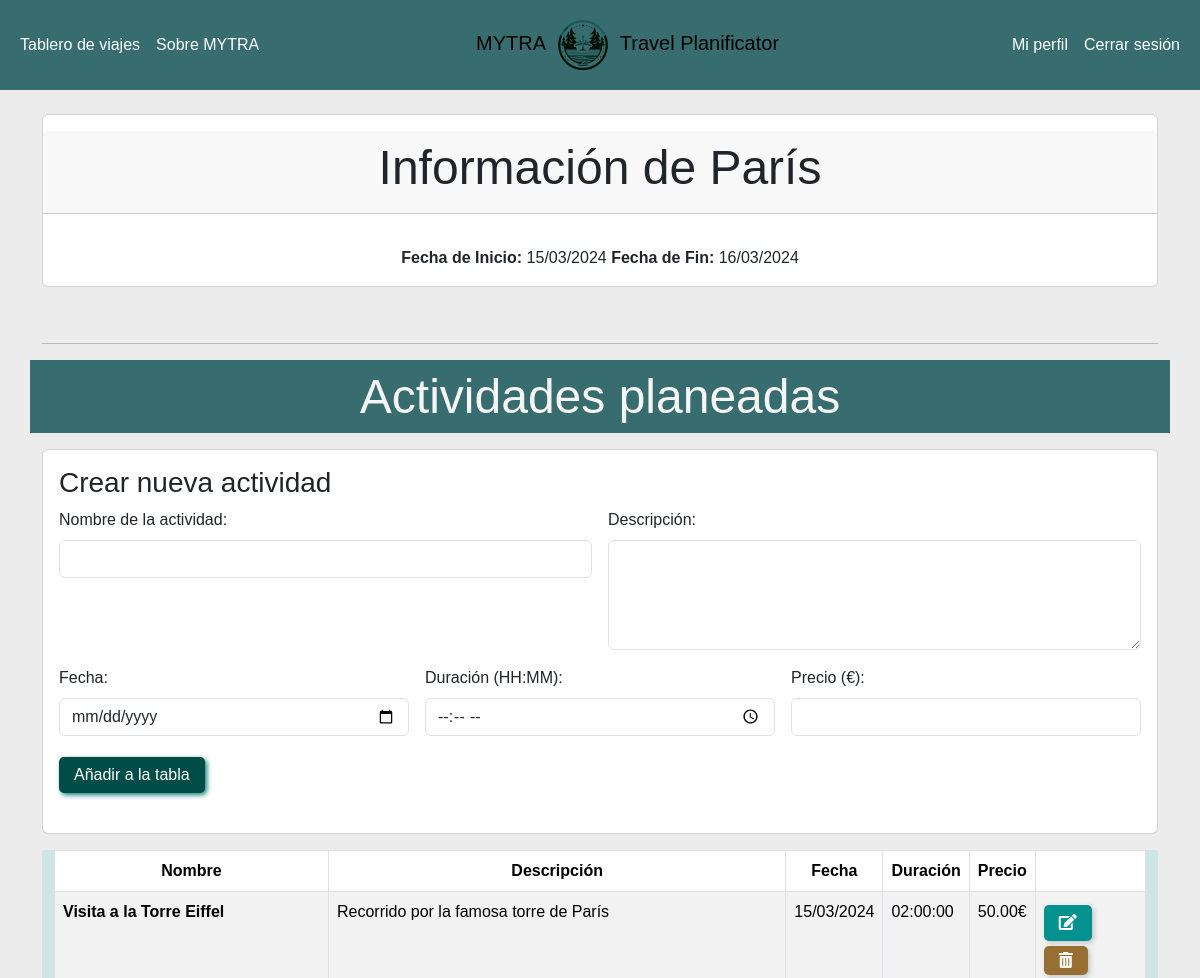
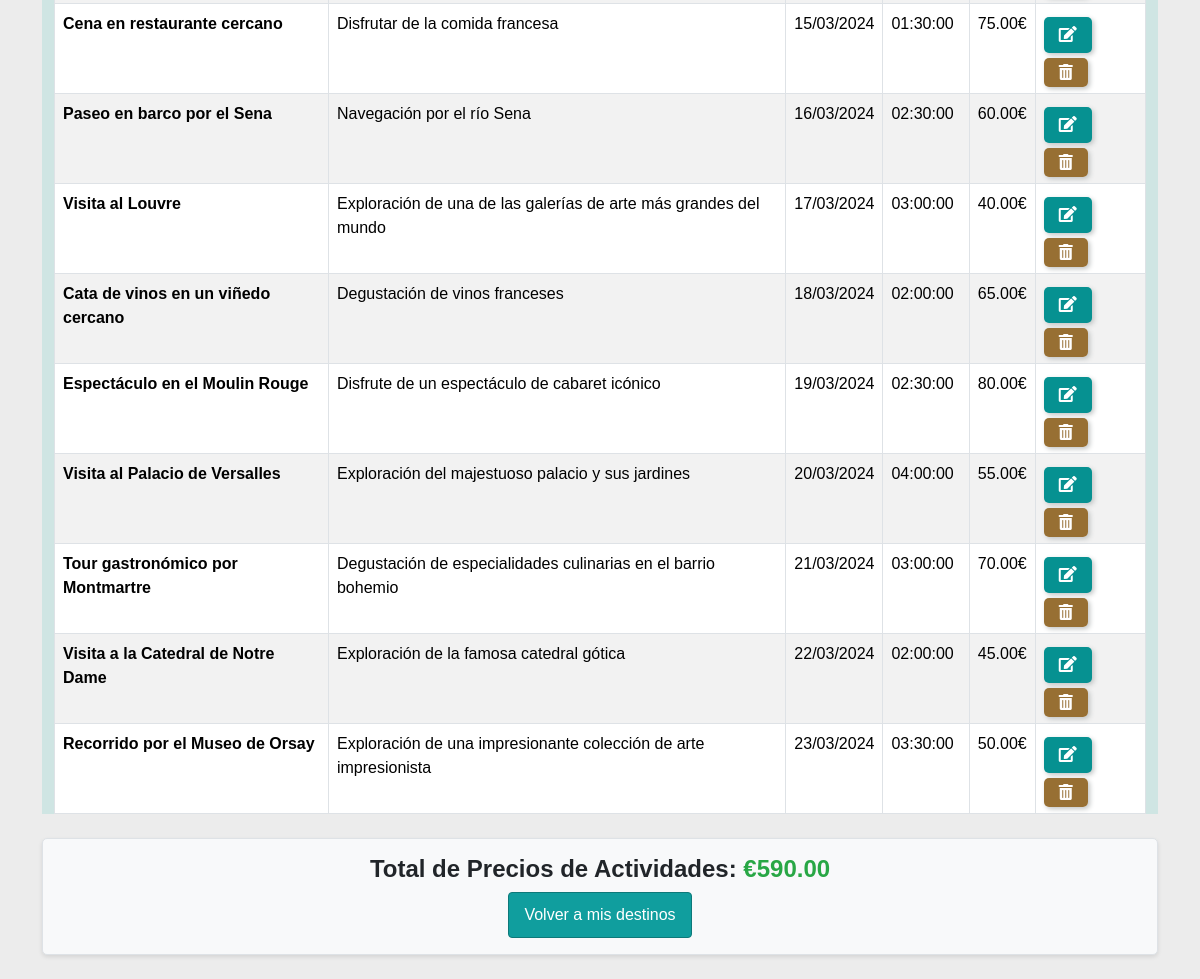
Screenshot of /View/gestionActividades.php?id_destino=1&id_viaje=1 (signed in) with the database file from the repository (2 pictures, top to bottom).
### tables this page shows
CREATE TABLE Destinos (
    id_destino INT PRIMARY KEY AUTO_INCREMENT NOT NULL,
    nombre_destino VARCHAR(100) NOT NULL,
    fecha_inicio DATE NOT NULL,
    fecha_fin DATE NOT NULL,
    id_viaje INT,
    CONSTRAINT id_viaje_fk FOREIGN KEY (id_viaje)
        REFERENCES Viajes (id_viaje)
         ON DELETE CASCADE
);

CREATE TABLE Actividades (
    id_actividad INT PRIMARY KEY AUTO_INCREMENT NOT NULL,
    nombre_actividad VARCHAR(100) NOT NULL,
    descripcion TEXT,
    fecha DATE,
    duracion TIME,
    Precio DECIMAL(10 , 2 ),
    id_destino INT,
    CONSTRAINT id_destino_fk FOREIGN KEY (id_destino)
        REFERENCES Destinos (id_destino)
         ON DELETE CASCADE
);

### Model/Conexion.php (called while the page is built, shortened)
<?php
function crearConexion(){
    $host = "localhost";
    $user = "root";
    $password = "";
    $database = "travelplanificator";
    $conexion = mysqli_connect($host,$user,$password,$database);
    return $conexion;
}

### Controller/DestinoController.php (called while the page is built, shortened)
<?php
require_once __DIR__ . '/../model/DestinoModel.php';
class DestinoController{
    private $destinoModel;
    public function __construct(){
        $this->destinoModel = new DestinoModel();
    }
    public function obtenerDestinoPorIdController($idDestino){
        return $this->destinoModel->obtenerDestinoPorIdModel($idDestino);
    }
}

### Model/DestinoModel.php (called while the page is built, shortened)
<?php
require_once __DIR__ . '/Conexion.php';
class DestinoModel{
    private $db;
    public function __construct(){
        $this->db = crearConexion();
    }
    public function obtenerDestinoPorIdModel($idDestino){
        $sql = "SELECT * FROM Destinos WHERE id_destino = ?";
        if($stmt = $this->db->prepare($sql)){
            $stmt->bind_param("i", $idDestino);
            $stmt->execute();
            $resultado = $stmt->get_result();
            if($destino = $resultado->fetch_assoc()){
                return $destino;
            }else{
                return null;
            }
        }else{
            return null;
        }
    }
}

### Controller/ActividadController.php (called while the page is built, shortened)
<?php
require_once __DIR__ . '/../model/ActividadModel.php';
class ActividadController {
    private $actividadModel;
    public function __construct() {
        $this->actividadModel = new ActividadModel();
    }
    public function obtenerActividadesPorDestinoController($idActividad) {
        return $this->actividadModel->obtenerActividadesPorDestinoModel($idActividad);
    }
    public function calcularTotalPrecioPorDestinoController($idDestino) {
        return $this->actividadModel->calcularTotalPrecioPorDestinoModel($idDestino);
    }
}

### Model/ActividadModel.php (called while the page is built, shortened)
<?php
require_once __DIR__ . '/Conexion.php';
class ActividadModel {
    private $db;
    public function __construct() {
        $this->db = crearConexion();
    }
    public function obtenerActividadesPorDestinoModel($idDestino) {
        $sql = "SELECT * FROM Actividades WHERE id_destino = ?";
        $actividades = [];
        if($stmt = $this->db->prepare($sql)){
            $stmt->bind_param("i", $idDestino);
            if($stmt->execute()){
                $resultado = $stmt->get_result();
                while($fila = $resultado->fetch_assoc()){
                    $actividades[] = $fila;
                }
                return $actividades;
            }else{
                $stmt->close();
                return false;
            }
        }else{
            return false;
        }
    }
    public function calcularTotalPrecioPorDestinoModel($idDestino){
    $sql = "SELECT SUM(Precio) AS total_precios FROM actividades WHERE id_destino = $idDestino";
    $resultado = mysqli_query($this->db, $sql);
    if($resultado) {
        $fila = mysqli_fetch_assoc($resultado);
        return $fila['total_precios'];
    } else {
        return 0;
    }
    }
}

### View/gestionActividades.php (the view, shortened to what this page needs)
<?php
require_once __DIR__ . '/../controller/DestinoController.php';
require_once __DIR__ . '/../controller/ActividadController.php';
$destinoController = new DestinoController();
$actividadController = new ActividadController();
$idDestino= isset($_GET['id_destino']) ? (int) $_GET['id_destino'] : null;
$idViaje= isset($_GET['id_viaje']) ? (int) $_GET['id_viaje'] : null;
if ($idDestino) {
    $destino = $destinoController->obtenerDestinoPorIdController($idDestino);
    $actividades = $actividadController->obtenerActividadesPorDestinoController($idDestino);
    $fechaInicioDestino = date('d/m/Y', strtotime($destino['fecha_inicio']));
    $fechaFinDestino = date('d/m/Y', strtotime($destino['fecha_fin']));
} else {
    $_SESSION['mensaje'] = "No se ha especificado el destino.";
    header("Location: ./gestionViaje.php");
    exit;
}
$totalPrecios = $actividadController->calcularTotalPrecioPorDestinoController($idDestino);
?>
<!DOCTYPE html>
<html lang="en">
<head>
     <link href="https://cdn.jsdelivr.net/npm/bootstrap@5.3.3/dist/css/bootstrap.min.css" rel="stylesheet">
    <link rel="stylesheet" href="https://cdnjs.cloudflare.com/ajax/libs/font-awesome/5.15.4/css/all.min.css">
    <link rel="stylesheet" href="../assets/css/btn.css">
    <link rel="stylesheet" href="../assets/css/gestionActividades.css">
</head>
<body style="background: #ececec;">
<?php include './navbar.php'; ?>
<div class="container">
    <div class="row mb-3 informacion-viaje mb-0 mt-4">
        <div class="col text-center">
            <div class="card">
                <div class="card-header my-3">
                <h2 class="display-5">Información de <?php echo htmlspecialchars($destino['nombre_destino']); ?></h2>
                </div>
                <div class="card-body">
                <span><strong>Fecha de Inicio:</strong> <?php echo $fechaInicioDestino; ?></span>
                <span><strong>   Fecha de Fin:</strong> <?php echo $fechaFinDestino ?></span>
                </div>
            </div>
        </div>
    </div>
<br><hr>
    <div class="row mb-3" style="background: #376d6f;">
        <div class="col text-center">
            <h2 class="display-5 mt-2 mb-2" style="color: #f5f5f5;">Actividades planeadas</h2>
        </div>
    </div>
<div class="card">
    <div class="card-body">
    <h3 class="card-title">Crear nueva actividad</h3>
    <form action="../Controller/CrearActividad.php" class="row g-3" method='POST'>
        <div class="col-md-6">
            <label for="nombre_actividad" class="form-label">Nombre de la actividad:</label>
            <input type="text" id="nombre_actividad" class="form-control" name="nombre_actividad" required>
        </div>
        <div class="col-md-6">
            <label for="descripcion" class="form-label">Descripción:</label>
            <textarea name="descripcion" class="form-control" id="descripcion" rows="4"></textarea>
        </div>
        <div class="col-md-4">
            <label for="fecha" class="form-label">Fecha:</label>
            <input type="date" class="form-control" id="fecha" name="fecha" required>
        </div>
        <div class="col-md-4">
            <label for="duracion" class="form-label">Duración (HH:MM):</label>
            <input type="time" class="form-control" id="duracion" name="duracion" required>
        </div>
        <div class="col-md-4">
            <label for="Precio" class="form-label">Precio (€):</label>
            <input type="number" class="form-control" id="Precio" name="Precio" step="0.01" required>
        </div>
        <div class="col-12">
            <button type="submit" class="btn-primary mb-4">Añadir a la tabla</button>
        </div>
    </form>
    </div>
</div>
<div class="container" style="background: #16b3a623;">
    <table class="table table-striped table-hover table-bordered mt-3 tabla-actividades">
        <thead class="thead-dark text-center" id="cabecera" >
            <tr>
                <th>Nombre</th>
                <th>Descripción</th>
                <th>Fecha</th>
                <th>Duración</th>
                <th>Precio</th>
                <th style="min-width: 70px;"></th>
            </tr>
        </thead>
        <tbody>
            <?php foreach ($actividades as $actividad) :
                $fechaActividadFormateada = date('d/m/Y', strtotime($actividad['fecha']));
            ?>
                <tr>
                    <td><b><?php echo htmlspecialchars($actividad['nombre_actividad'])?></b></td>
                    <td><?php echo htmlspecialchars($actividad['descripcion'])?></td>
                    <td><?php echo $fechaActividadFormateada; ?></td>
                    <td><?php echo htmlspecialchars($actividad['duracion'])?></td>
                    <td><?php echo htmlspecialchars($actividad['Precio'])?>€</td>
                    <td>
                    <button class="btn-editar-act btn-editar mb-2"
                    data-id-actividad="<?= $actividad['id_actividad'] ?>"
                    data-nombre="<?= htmlspecialchars($actividad['nombre_actividad'])?>"
                    data-descripcion="<?= htmlspecialchars($actividad['descripcion'])?>"
                    data-fecha="<?=htmlspecialchars($actividad['fecha']) ?>"
                    data-duracion="<?=htmlspecialchars($actividad['duracion'])?>"
                    data-precio="<?=htmlspecialchars($actividad['Precio']) ?>" >
                    <i class="fas fa-edit"></i>
                    </button>
                    <a href="../Controller/EliminarActividad.php?id_actividad=<?= $actividad['id_actividad'] ?>&id_destino=<?= $idDestino?>" class="btn-eliminar-act btn-eliminar" onclick="return confirm('¿Estás seguro de querer eliminar esta actividad?');">
                        <i class="fas fa-trash-alt"></i>
                    </a>
                </td>
                </tr>
            <?php endforeach; ?>
        </tbody>
    </table>
</div>
    <div class="container total-precios my-4 py-3">
        <h3 class="total-precio-texto text-center">Total de Precios de Actividades:
            <span class="precio-cifra">€<?php echo htmlspecialchars($totalPrecios); ?></span>
        </h3>
        <div class="text-center">
            <a href="./gestionViaje.php?id_viaje=<?= $idViaje ?>&id_destino=<?= $idDestino ?>" class="input-tablero">Volver a mis destinos</a>
        </div>
    </div>
</div>
</body>
</html>

### assets/css/btn.css (style rules this page uses)
* { font-family: "Poppins", sans-serif; }
body { background-color: #ececec; }
.btn-eliminar { margin-top: 5px !important; padding: 6px 15px !important; cursor: pointer !important; text-align: center !important; background-color: #976f33 !important; color: #ffffff !important; border-radius: 5px !important; border: none !important; transition: background-color 0.3s ease, box-shadow 0.3s ease !important; box-shadow: 2px 2px 5px #c2c5c5 !important; }
.btn-editar { margin-top: 5px !important; padding: 6px 15px !important; cursor: pointer !important; text-align: center; background-color: #069191 !important; color: #ffffff !important; border-radius: 5px !important; border: none !important; transition: background-color 0.3s ease, box-shadow 0.3s ease !important; box-shadow: 2px 2px 5px #c2c5c5 !important; }
.btn-primary { margin-top: 5px !important; padding: 6px 15px !important; cursor: pointer !important; text-align: center !important; background-color: #004D47 !important; color: #ffffff !important; border-radius: 5px !important; border: none !important; transition: background-color 0.3s, box-shadow 0.3s !important; box-shadow: 2px 2px 5px #128277 !important; }

### assets/css/gestionActividades.css (style rules this page uses)
* { font-family: "Poppins", sans-serif; }
.input-tablero { background-color: #109e9e; border: 1px solid #0d7979; color: white; text-align: center; padding: 10px 15px; text-decoration: none; display: inline-block; border-radius: 0.25rem; transition: background-color 0.2s, border-color 0.2s; }
.total-precios { background: #f8f9fa; border: 1px solid #dee2e6; border-radius: 5px; box-shadow: 0 2px 4px rgba(0, 0, 0, 0.1); }
.total-precio-texto { font-size: 1.5em; font-weight: bold; }
.precio-cifra { color: #28a745; }

### rows the page displays
destinos: nombre_destino "París", fecha_inicio "15/03/2024", fecha_fin "16/03/2024"
actividades: nombre_actividad "Visita a la Torre Eiffel", descripcion "Recorrido por la famosa torre de París", fecha "15/03/2024", duracion "02:00:00", Precio "50.00"
actividades: nombre_actividad "Cena en restaurante cercano", descripcion "Disfrutar de la comida francesa", fecha "15/03/2024", duracion "01:30:00", Precio "75.00"
actividades: nombre_actividad "Paseo en barco por el Sena", descripcion "Navegación por el río Sena", fecha "16/03/2024", duracion "02:30:00", Precio "60.00"
actividades: nombre_actividad "Visita al Louvre", descripcion "Exploración de una de las galerías de arte más grandes del mundo", fecha "17/03/2024", duracion "03:00:00", Precio "40.00"
actividades: nombre_actividad "Cata de vinos en un viñedo cercano", descripcion "Degustación de vinos franceses", fecha "18/03/2024", duracion "02:00:00", Precio "65.00"
actividades: nombre_actividad "Espectáculo en el Moulin Rouge", descripcion "Disfrute de un espectáculo de cabaret icónico", fecha "19/03/2024", duracion "02:30:00", Precio "80.00"
actividades: nombre_actividad "Visita al Palacio de Versalles", descripcion "Exploración del majestuoso palacio y sus jardines", fecha "20/03/2024", duracion "04:00:00", Precio "55.00"
actividades: nombre_actividad "Tour gastronómico por Montmartre", descripcion "Degustación de especialidades culinarias en el barrio bohemio", fecha "21/03/2024", duracion "03:00:00", Precio "70.00"
actividades: nombre_actividad "Visita a la Catedral de Notre Dame", descripcion "Exploración de la famosa catedral gótica", fecha "22/03/2024", duracion "02:00:00", Precio "45.00"
actividades: nombre_actividad "Recorrido por el Museo de Orsay", descripcion "Exploración de una impresionante colección de arte impresionista", fecha "23/03/2024", duracion "03:30:00", Precio "50.00"

### other values shown
$totalPrecios "590.00"
